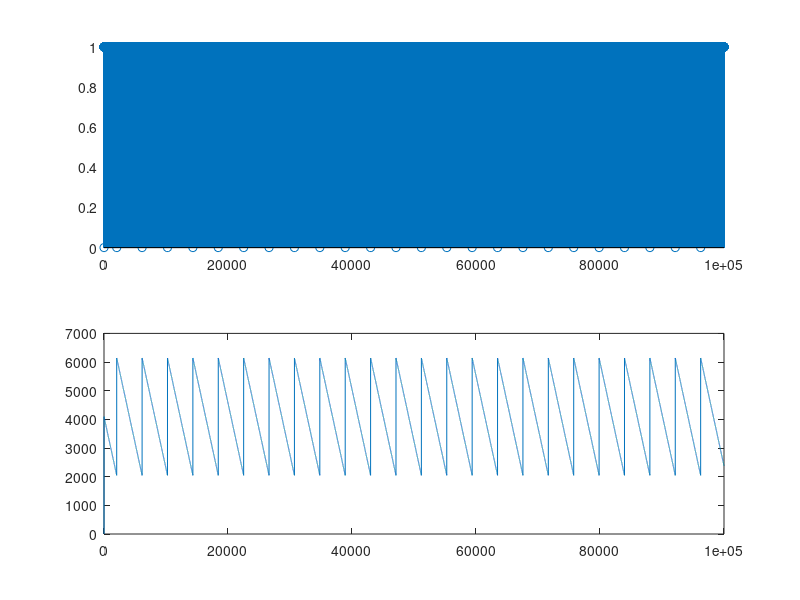

Write MATLAB code to recreate this figure.
clc;
clear;
close all;

input = 4094;
sd_bits = 12;
sim_length = 100000;

sd_integrator0 = zeros(1, sim_length);
sd_feedback = zeros(1, sim_length);
sd_output = zeros(1, sim_length);

sd_max_value = bitshift(1, sd_bits) - 1;
sd_min_value = 0;
sd_threshold = bitshift(1, sd_bits - 1);

for i = 2:sim_length
    if sd_output(i-1) == 1
        sd_feedback(i) = sd_max_value;
    else
        sd_feedback(i) = sd_min_value;
    end

    sd_integrator0(i) = sd_integrator0(i-1) - sd_feedback(i) + input;

    if sd_integrator0(i) >= sd_threshold
        sd_output(i) = 1;
    else
        sd_output(i) = 0;
    end
end

m = mean(sd_output)*sd_max_value;

figure

subplot(2, 1, 1);
stem(sd_output);

subplot(2, 1, 2);
plot(sd_integrator0);